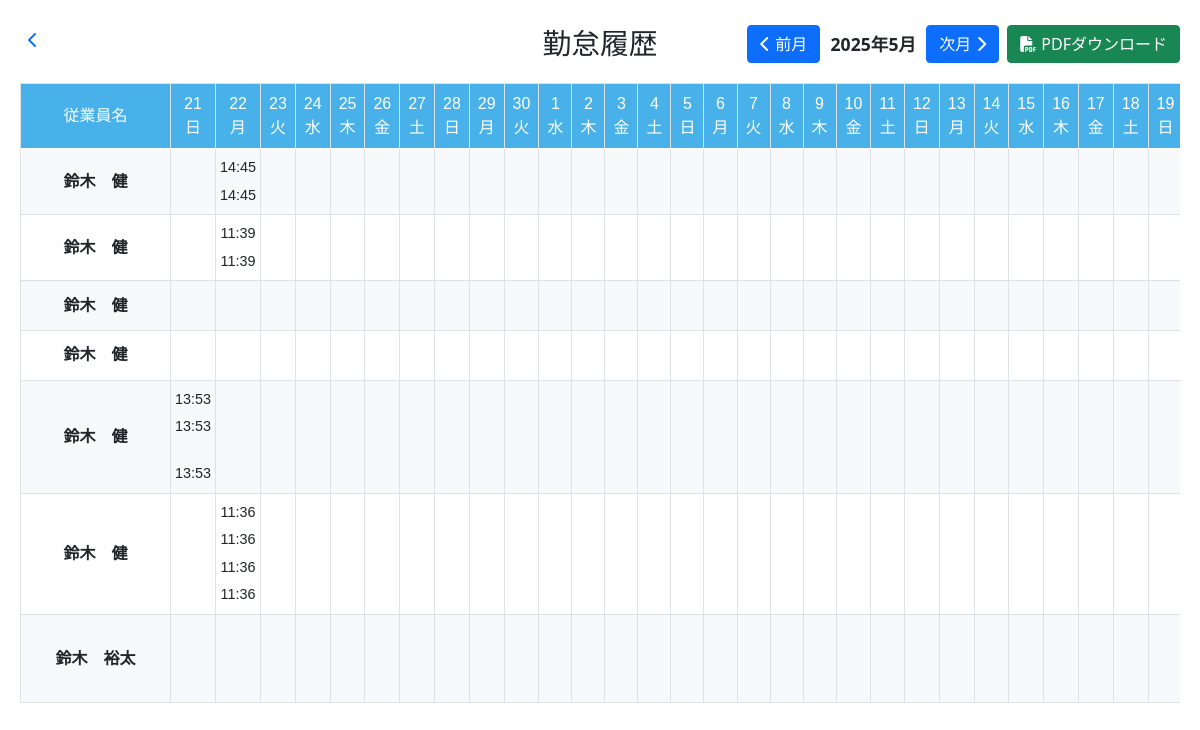
The page /attendance_history on the database its author committed.
### testapp/models.py (models this page shows, shortened)
class User(db.Model):
    __tablename__ = 'users'  # テーブル名を明示的に指定
    id = db.Column(db.Integer, primary_key=True)
    name = db.Column(db.String(20), nullable=False)  # 20文字まで
    employment_type = db.Column(db.String(2), nullable=False)  # FTまたはPT（2文字）
    employee_id = db.Column(db.String(4), unique=True, nullable=False)  # 4文字（例：FT01）
    password = db.Column(db.String(10), nullable=False)  # 10文字まで

### testapp/main.py (the view)
@app.route('/attendance_history')
@app.route('/attendance_history/<int:year>/<int:month>')
def attendance_history(year=None, month=None):
    if year is None or month is None:
        now = datetime.now()
        if now.day >= 21:
            if now.month == 12:
                year = now.year + 1
                month = 1
            else:
                year = now.year
                month = now.month + 1
        else:
            year = now.year
            month = now.month
    if month == 1:
        start_date = datetime(year - 1, 12, 21)
    else:
        start_date = datetime(year, month - 1, 21)
    end_date = datetime(year, month, 20)
    employees = User.query.order_by(
        case(
            (User.employment_type == 'FT', 0),
            (User.employment_type == 'PT', 1),
        ),
        User.employee_id
    ).all()
    dates = []
    current_date = start_date
    while current_date <= end_date:
        dates.append({
            'date': current_date.day,
            'day': ['日', '月', '火', '水', '木', '金', '土'][current_date.weekday()]
        })
        current_date += timedelta(days=1)
    attendance_data = []
    for employee in employees:
        employee_data = {
            'name': employee.name,
            'employment_type': employee.employment_type,
            'attendance': {}
        }
        current_date = start_date
        while current_date <= end_date:
            date_str = current_date.strftime('%Y-%m-%d')
            records = AttendanceRecord.query.filter_by(
                user_id=employee.id,
                date=date_str
            ).order_by(AttendanceRecord.time).all()
            day_data = {}
            for record in records:
                if record.action_type == '出勤':
                    day_data['arrive'] = record.time.strftime('%-H:%M')
                elif record.action_type == '退勤':
                    day_data['leave'] = record.time.strftime('%-H:%M')
                elif record.action_type == '外出':
                    day_data['out'] = record.time.strftime('%-H:%M')
                elif record.action_type == '戻り':
                    day_data['back'] = record.time.strftime('%-H:%M')
            if day_data:
                employee_data['attendance'][str(current_date.day)] = day_data
            current_date += timedelta(days=1)
        attendance_data.append(employee_data)
    return render_template('testapp/attendance_history.html',
                         year=year,
                         month=month,
                         dates=dates,
                         attendance_data=attendance_data)

### testapp/templates/testapp/attendance_history.html (shortened to what this page needs)
<!DOCTYPE html>
<html lang="ja">
<head>
    <link href="https://cdn.jsdelivr.net/npm/bootstrap@5.0.2/dist/css/bootstrap.min.css" rel="stylesheet">
    <link rel="stylesheet" href="https://cdnjs.cloudflare.com/ajax/libs/font-awesome/6.4.0/css/all.min.css">
    <link rel="stylesheet" href="{{ url_for('static', filename='css/attendance_history.css') }}">
</head>
<body>
    <div class="container">
        <div class="header">
            <a href="{{ url_for('management') }}" class="back-button">
                <i class="fa-solid fa-chevron-left"></i>
            </a>
            <h1>勤怠履歴</h1>
            <div class="controls">
                <a href="{{ url_for('prev_month', year=year, month=month) }}" class="btn btn-primary">
                    <i class="fas fa-chevron-left"></i> 前月
                </a>
                <span id="currentMonth" class="month-display">{{ year }}年{{ month }}月</span>
                <a href="{{ url_for('next_month', year=year, month=month) }}" class="btn btn-primary">
                    次月 <i class="fas fa-chevron-right"></i>
                </a>
                <button onclick="downloadPdf()" class="btn btn-success">
                    <i class="fas fa-file-pdf"></i> PDFダウンロード
                </button>
            </div>
        </div>
        <div class="table-responsive">
            <table class="table table-bordered" id="attendanceTable">
                <thead>
                    <tr>
                        <th>従業員名</th>
                        {% for date in dates %}
                        <th>{{ date.date }}<br>{{ date.day }}</th>
                        {% endfor %}
                    </tr>
                </thead>
                <tbody>
                    {% for employee in attendance_data %}
                    <tr>
                        <td style="font-weight: bold;">{{ employee.name }}</td>
                        {% for date in dates %}
                        <td>
                            {% if employee.attendance.get(date.date|string) %}
                                {% if employee.employment_type == 'PT' %}
                                    <span class="attendance-time">{{ employee.attendance[date.date|string].arrive or '' }}</span>
                                    <span class="attendance-time">{{ employee.attendance[date.date|string].out or '' }}</span>
                                    <span class="attendance-time">{{ employee.attendance[date.date|string].back or '' }}</span>
                                    <span class="attendance-time">{{ employee.attendance[date.date|string].leave or '' }}</span>
                                {% else %}
                                    <span class="attendance-time">{{ employee.attendance[date.date|string].arrive or '' }}</span>
                                    <span class="attendance-time">{{ employee.attendance[date.date|string].leave or '' }}</span>
                                {% endif %}
                            {% else %}
                                {% if employee.employment_type == 'PT' %}
                                    <span class="attendance-time"></span>
                                    <span class="attendance-time"></span>
                                    <span class="attendance-time"></span>
                                    <span class="attendance-time"></span>
                                {% else %}
                                    <span class="attendance-time"></span>
                                    <span class="attendance-time"></span>
                                {% endif %}
                            {% endif %}
                        </td>
                        {% endfor %}
                    </tr>
                    {% endfor %}
                </tbody>
            </table>
        </div>
    </div>
</body>
</html>

### testapp/static/css/attendance_history.css (style rules this page uses)
.container { padding: 20px; max-width: 100%; overflow-x: auto; }
.header { display: flex; justify-content: space-between; align-items: center; margin-bottom: 20px; flex-wrap: wrap; position: relative; padding-top: 5px; }
.back-button { position: absolute; left: 0; top: 0; z-index: 1; padding: 8px; margin-right: 15px; }
h1 { font-size: 1.8rem; }
.header h1 { position: absolute; left: 50%; transform: translateX(-50%); font-family: 'Noto Sans JP', sans-serif; margin: 0; }
.controls { display: flex; align-items: center; gap: 8px; flex-wrap: wrap; margin-left: auto; }
.month-display { font-size: 1.1rem; font-weight: bold; min-width: 90px; text-align: center; }
.table { width: 100%; border-collapse: collapse; }
.table th, .table td { padding: 8px; text-align: center; vertical-align: middle; font-family: 'Noto Sans JP', sans-serif; border: 1px solid #dee2e6; }
.table th { background-color: #48b1e9; font-weight: 400; color: white; }
.table thead th:first-child, .table tbody td:first-child { width: 150px; min-width: 150px; max-width: 150px; white-space: nowrap; overflow: hidden; text-overflow: ellipsis; }
.table tbody tr:nth-child(odd) { background-color: #f8f9fa; }
.attendance-time { display: block; font-size: 0.9rem; margin: 2px 0; padding: 2px 0; min-height: 1.2em; }
.btn { display: flex; align-items: center; gap: 5px; }
.table td { padding: 4px; vertical-align: middle; min-height: 4.8em; }
.table td:first-child { min-height: auto; }

### rows shown on the page
User: name "鈴木 健", attendance "14:45", attendance "14:45"
User: name "鈴木 健", attendance "11:39", attendance "11:39"
User: name "鈴木 健"
User: name "鈴木 健"
User: name "鈴木 健", attendance "13:53", attendance "13:53", attendance "13:53"
User: name "鈴木 健", attendance "11:36", attendance "11:36", attendance "11:36", attendance "11:36"
User: name "鈴木 裕太"

### other values the page prints
{{ date.date }} "21" "22" "23" "24" "25" "26" "27" "28" "29" "30" "1" "2" "3" "4" "5" "6" "7" "8" "9" "10" "11" "12" "13" "14" "15" "16" "17" "18" "19"
{{ date.day }} "日" "月" "火" "水" "木" "金" "土" "日" "月" "火" "水" "木" "金" "土" "日" "月" "火" "水" "木" "金" "土" "日" "月" "火" "水" "木" "金" "土" "日"
